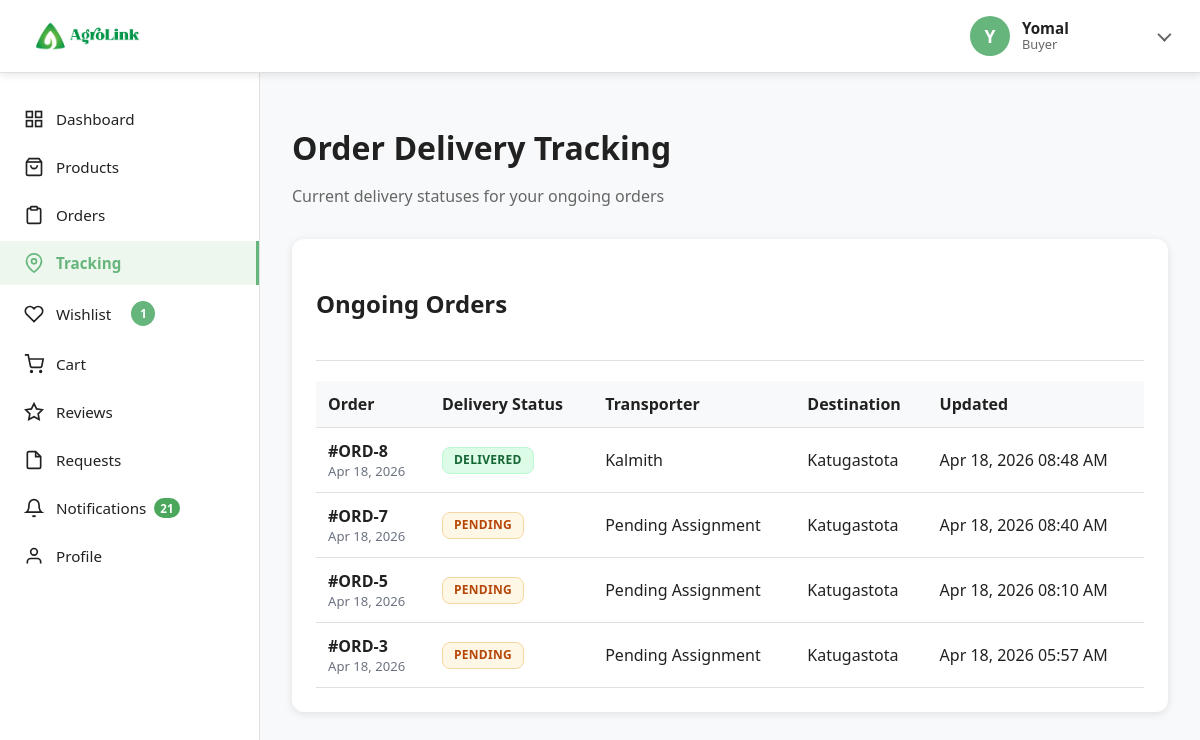
The app's page /buyertracking (signed in) with its own data.
### tables this page shows
CREATE TABLE `orders` (
  `id` int(11) NOT NULL,
  `buyer_id` int(11) NOT NULL,
  `total_amount` decimal(10,2) NOT NULL COMMENT 'Product total before shipping',
  `shipping_cost` decimal(10,2) NOT NULL DEFAULT 0.00,
  `order_total` decimal(10,2) NOT NULL COMMENT 'Total including shipping',
  `payment_status` enum('pending','paid','failed') NOT NULL DEFAULT 'pending',
  `total_weight_kg` decimal(10,2) NOT NULL DEFAULT 0.00 COMMENT 'Total weight of all items in kg',
  `delivery_address` text NOT NULL,
  `delivery_city` varchar(100) NOT NULL,
  `delivery_district_id` int(11) DEFAULT NULL,
  `delivery_town_id` int(11) DEFAULT NULL,
  `delivery_phone` varchar(20) NOT NULL,
  `status` enum('pending_payment','pending','confirmed','processing','shipped','delivered','cancelled') DEFAULT 'pending_payment',
  `created_at` timestamp NOT NULL DEFAULT current_timestamp(),
  `updated_at` timestamp NOT NULL DEFAULT current_timestamp() ON UPDATE current_timestamp()
);

CREATE TABLE `delivery_requests` (
  `id` int(11) NOT NULL,
  `order_id` int(11) NOT NULL,
  `buyer_id` int(11) NOT NULL,
  `buyer_name` varchar(255) NOT NULL,
  `buyer_phone` varchar(20) NOT NULL,
  `buyer_address` text NOT NULL,
  `buyer_city` varchar(100) NOT NULL,
  `buyer_district_id` int(11) DEFAULT NULL,
  `farmer_id` int(11) NOT NULL,
  `farmer_name` varchar(255) NOT NULL,
  `farmer_phone` varchar(20) DEFAULT NULL,
  `farmer_address` text DEFAULT NULL,
  `farmer_city` varchar(100) DEFAULT NULL,
  `farmer_district_id` int(11) DEFAULT NULL,
  `total_weight_kg` decimal(10,2) NOT NULL,
  `shipping_fee` decimal(10,2) NOT NULL,
  `distance_km` decimal(10,2) DEFAULT NULL,
  `required_vehicle_type_id` int(11) DEFAULT NULL COMMENT 'Minimum vehicle type needed based on weight',
  `status` enum('pending','accepted','in_transit','delivered','cancelled') DEFAULT 'pending',
  `transporter_id` int(11) DEFAULT NULL COMMENT 'Assigned transporter',
  `accepted_at` timestamp NULL DEFAULT NULL,
  `created_at` timestamp NOT NULL DEFAULT current_timestamp(),
  `updated_at` timestamp NOT NULL DEFAULT current_timestamp() ON UPDATE current_timestamp()
);

CREATE TABLE `users` (
  `id` int(11) NOT NULL,
  `name` varchar(255) NOT NULL,
  `email` varchar(255) NOT NULL,
  `password` varchar(255) NOT NULL,
  `password_updated_at` timestamp NULL DEFAULT NULL,
  `role` varchar(255) NOT NULL,
  `status` enum('active','inactive') DEFAULT 'active',
  `verification_status` enum('not_required','pending','approved','rejected') DEFAULT 'not_required',
  `deactivated_at` timestamp NULL DEFAULT NULL,
  `deactivation_reason` varchar(500) DEFAULT NULL,
  `created_at` timestamp NOT NULL DEFAULT current_timestamp(),
  `updated_at` timestamp NOT NULL DEFAULT current_timestamp() ON UPDATE current_timestamp()
);

### app/views/buyer/tracking.view.php (the view, shortened to what the rows shown need)
<div class="buyer-tracking-page">
    <div class="content-header">
        <h1 class="content-title">Order Delivery Tracking</h1>
    </div>
    <div class="content-card">
        <div class="card-content">
            <?php if (empty($trackingRows)): ?>
                <div class="buyer-tracking-empty-state">
                    <div class="buyer-tracking-empty-icon">🚚</div>
                    <h3 class="buyer-tracking-empty-title">No active deliveries</h3>
                    <p class="buyer-tracking-empty-text">Your delivery statuses will appear here once an order is placed.</p>
                    <a href="<?= ROOT ?>/buyerproducts" class="btn btn-primary">Browse Products</a>
                </div>
            <?php else: ?>
                <div class="table-responsive">
                    <table>
                        <thead>
                            <tr>
                                <th>Order</th>
                                <th>Delivery Status</th>
                                <th>Transporter</th>
                                <th>Destination</th>
                                <th>Updated</th>
                            </tr>
                        </thead>
                        <tbody>
                            <?php foreach ($trackingRows as $row): ?>
                                <?php
                                $deliveryStatus = $row->delivery_status ?? null;
                                $effectiveStatus = $deliveryStatus ?: $row->order_status;
                                $statusClass = strtolower((string)$effectiveStatus);
                                ?>
                                <tr>
                                    <td>
                                        <strong>#ORD-<?= (int)$row->order_id ?></strong>
                                        <div class="buyer-tracking-order-date">
                                            <?= date('M d, Y', strtotime($row->order_created_at)) ?>
                                        </div>
                                    </td>
                                    <td>
                                        <span class="order-status <?= htmlspecialchars($statusClass) ?>">
                                            <?= strtoupper(str_replace('_', ' ', $effectiveStatus)) ?>
                                        </span>
                                    </td>
                                    <td><?= htmlspecialchars($row->transporter_name ?? 'Pending Assignment') ?></td>
                                    <td><?= htmlspecialchars($row->delivery_city ?? '-') ?></td>
                                    <td>
                                        <?php
                                        $updatedAt = $row->delivery_updated_at ?? $row->delivery_created_at ?? $row->order_created_at;
                                        echo htmlspecialchars(date('M d, Y h:i A', strtotime($updatedAt)));
                                        ?>
                                    </td>
                                </tr>
                            <?php endforeach; ?>
                        </tbody>
                    </table>
                </div>
            <?php endif; ?>
        </div>
    </div>
</div>

### records on screen
orders: id "8", created_at "Apr 18, 2026", delivery_requests.status "DELIVERED", users.name "Kalmith", delivery_city "Katugastota", delivery_requests.updated_at "Apr 18, 2026 08:48 AM"
delivery_requests: order "7", order.created_at "Apr 18, 2026", status "PENDING", transporter_name "Pending Assignment", order.delivery_city "Katugastota", updated_at "Apr 18, 2026 08:40 AM"
delivery_requests: order "5", order.created_at "Apr 18, 2026", status "PENDING", transporter_name "Pending Assignment", order.delivery_city "Katugastota", updated_at "Apr 18, 2026 08:10 AM"
delivery_requests: order "3", order.created_at "Apr 18, 2026", status "PENDING", transporter_name "Pending Assignment", order.delivery_city "Katugastota", updated_at "Apr 18, 2026 05:57 AM"

### other values on screen
$userRole !== '' ? $userRole : 'User' "Buyer"
$wishlistCount "1"
$notificationUnreadCount "21"
